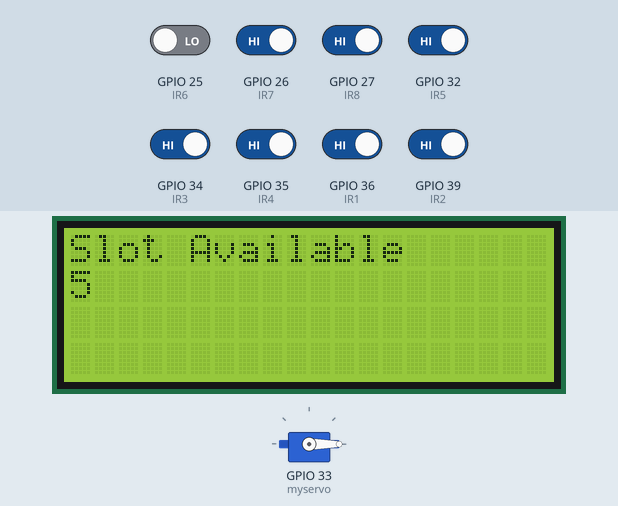
A sketch run on a simulated ESP32. Shown: 20×4 character LCD, servo. The inputs (shaded band) are chosen by the test bench; at power-on: GPIO 26 (IR7), GPIO 27 (IR8), GPIO 32 (IR5), GPIO 34 (IR3), GPIO 35 (IR4), GPIO 36 (IR1), GPIO 39 (IR2) HIGH, GPIO 25 (IR6) LOW. WiFi joins after 1.5 s; servers stay silent unless stated; what the sketch prints to the serial monitor is not drawn.

Above: at 10.2 s.
10.3 s: GPIO 26 (IR7) driven LOW
At 12.9 s:
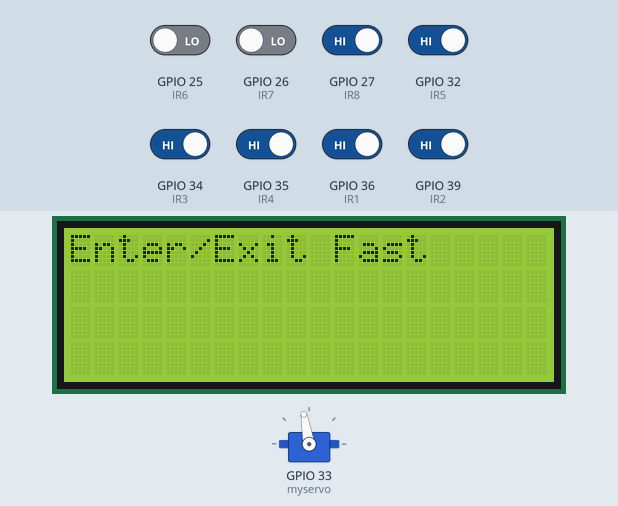
13.3 s: GPIO 26 (IR7) driven HIGH
At 14.3 s:
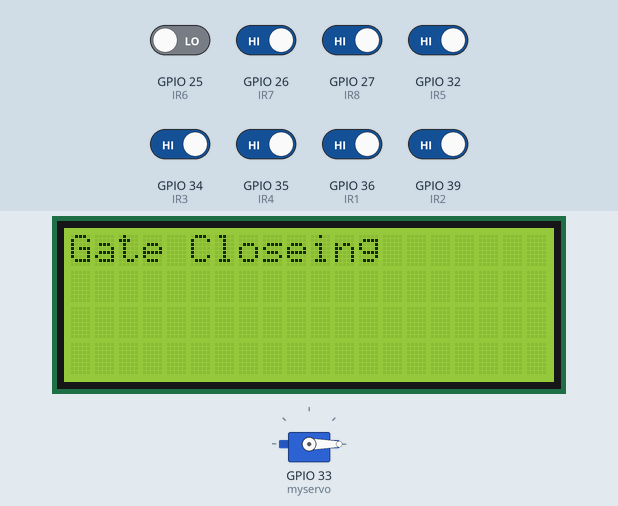
16.0 s: GPIO 27 (IR8) driven LOW
At 16.51 s:
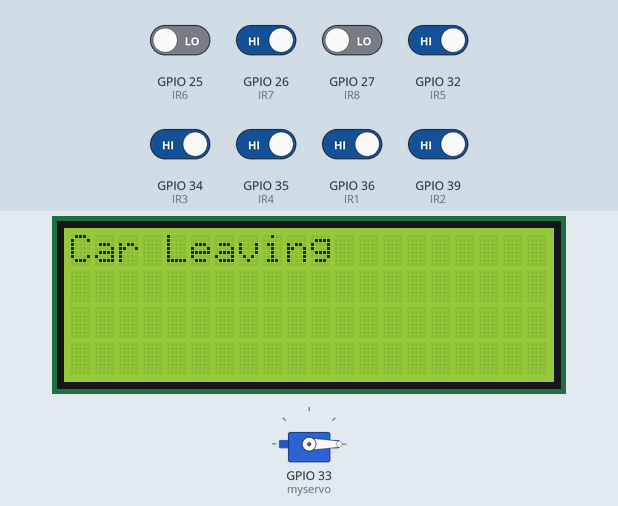
18.1 s: GPIO 27 (IR8) driven HIGH
At 18.29 s:
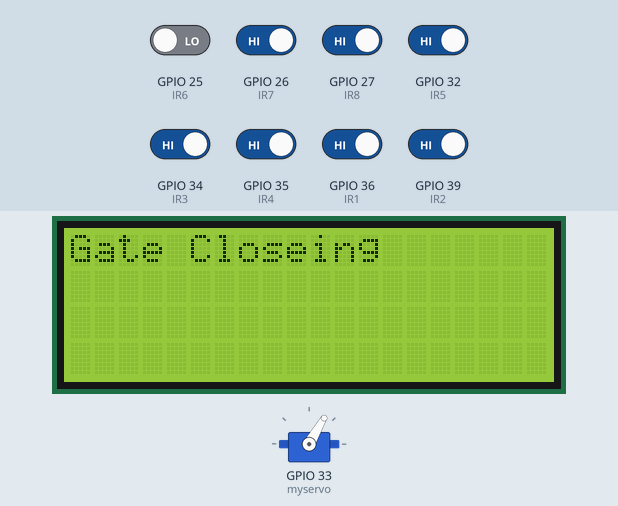
20.9 s: GPIO 25 (IR6) driven HIGH
At 22.8 s:
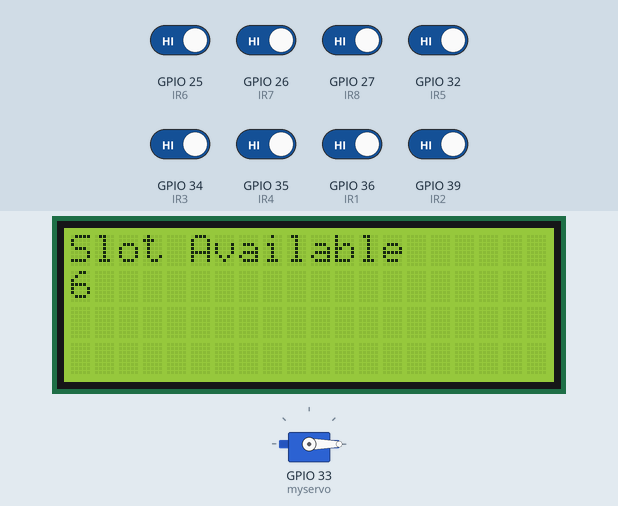
Timing chart, 0 to 24.3 s (numbered marks = the images above; inputs shaded):
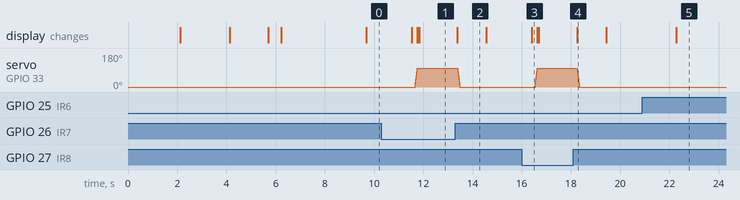

The sketch:

IR_with_HTTP_and_Servo.ino
```cpp
#include <WiFi.h>
#include "secrets.h"
#include "IR.h"

#include <ThingSpeak.h>
#include <LiquidCrystal_I2C.h>
#include <ESP32Servo.h>

LiquidCrystal_I2C lcd(0x27, 20, 4);

Servo myservo;

char ssid[] = SECRET_SSID;   // your network SSID (name)
char pass[] = SECRET_PASS;   // your network password
int keyIndex = 0;            // your network key Index number (needed only for WEP)

WiFiClient  client;

WiFiServer server(80);

unsigned long myChannelNumber = SECRET_CH_ID;
const char * myWriteAPIKey = SECRET_WRITE_APIKEY;

int Sensor_data();
void setup() {
  lcd.init();
  lcd.backlight();
  lcd.setCursor(0, 0);
  lcd.print("Dept. of EC ");
  lcd.setCursor(0, 1);
  lcd.print("#~IIST Indore~#");
  delay(2000);
  lcd.clear();
  lcd.setCursor(0, 0);
  lcd.print("-->> SMART CAR");
  lcd.setCursor(0, 1);
  lcd.print("PARKING-2022-->>");
  delay(2000);
  lcd.clear();
  lcd.setCursor(0, 0);
  lcd.print("Connecting...");
  Serial.begin(115200);  //Initialize serial
  while (!Serial) {
    ; // wait for serial port to connect. Needed for Leonardo native USB port only
  }

  pinMode(IR1, INPUT);
  pinMode(IR2, INPUT);
  pinMode(IR3, INPUT);
  pinMode(IR4, INPUT);
  pinMode(IR5, INPUT);
  pinMode(IR6, INPUT);
  pinMode(IR7, INPUT);
  pinMode(IR8, INPUT);

  // Servo pin.
  myservo.attach(33);

  slot = Total;

  //myservo.write(pos);
  myservo.write(0);

  //flank bit for door open and close
  f = 0;
  g = 0;

  WiFi.mode(WIFI_STA);
  WiFi.begin(ssid, pass);

  while (WiFi.status() != WL_CONNECTED)
  {
    delay(500);
    lcd.clear();
    lcd.setCursor(0, 0);
    lcd.print("Connecting...");
    Serial.print(".");
  }
  Serial.println("");
  Serial.println("WiFi Connected");
  Serial.println("IP address: ");
  Serial.println(WiFi.localIP());

  lcd.clear();
  lcd.setCursor(0, 0);
  lcd.print("Connected $..");
  delay(500);

  lcd.clear();
  lcd.setCursor(0, 0);
  lcd.print("IP address:");
  lcd.setCursor(2, 1);
  lcd.print(WiFi.localIP());
  delay(2000);

  server.begin();
  ThingSpeak.begin(client); // Initialize ThingSpeak
  delay(100);

}

void loop() {

  int x = digitalRead(IR1);
  int y = digitalRead(IR2);
  int z = digitalRead(IR3);
  int a = digitalRead(IR4);
  int b = digitalRead(IR5);
  int c = digitalRead(IR6);
delay(10);
  // Write to ThingSpeak. There are up to 8 fields in a channel, allowing you to store up to 8 different
  // pieces of information in a channel.  Here, we write to field 1.

  ThingSpeak.setField(1, x);
  ThingSpeak.setField(2, y);
  ThingSpeak.setField(3, z);
  ThingSpeak.setField(4, a);
  ThingSpeak.setField(5, b);
  ThingSpeak.setField(6, c);
delay(10);
  ThingSpeak.writeFields(myChannelNumber, myWriteAPIKey);
delay(10);
  WiFiClient client = server.available();   // listen for incoming clients
  if (client) {                             // if you get a client,
    Serial.println("New Client.");           // print a message out the serial port
    String currentLine = "";                // make a String to hold incoming data from the client
    while (client.connected()) {            // loop while the client's connected
      if (client.available()) {             // if there's bytes to read from the client,
        char c = client.read();             // read a byte, then
        Serial.write(c);                    // print it out the serial monitor
        if (c == '\n') {                    // if the byte is a newline character

          // if the current line is blank, you got two newline characters in a row.
          // that's the end of the client HTTP request, so send a response:
          if (currentLine.length() == 0) {
            // HTTP headers always start with a response code (e.g. HTTP/1.1 200 OK)
            // and a content-type so the client knows what's coming, then a blank line:
            client.println("HTTP/1.1 200 OK");
            client.println("Content-type:text/html");

            client.println();
            client.println("<html>");
            client.println("<head><meta name=\"viewport\" content=\"width=device-width, initial-scale=1\">");
            client.println("<link href=\"https://cdnjs.cloudflare.com/ajax/libs/animate.css/4.1.1/animate.min.css\" rel=\"stylesheet\">");
            client.println("<style>html {font-family: Arial, Helvetica, sans-serif;text-align: center;}h1 {font-size: 1.8rem;color: rgb(0, 0, 0);text-shadow: 2px 2px 7px grey;box-shadow: 2px 2px 7px grey;padding: 10px;font-family:Verdana;width: fit-content;margin: 3rem 0;}.animate__fadeInDown{animation-duration: 800ms;} .animate__fadeInRight,.animate__fadeInLeft,.animate__bounceInUp {animation-duration: 1500ms;}.wrapper {width: fit-content;align-items: center;justify-content: center;display: flex;flex-wrap: wrap;}.slot {background-color: rgb(204, 250, 250);width: 9rem;height: 11rem;overflow: hidden;}.area {width: fit-content;}.s1 {margin: 6px;box-shadow: 5px 5px 10px grey;}.car-image {width: 7rem;height: 7rem;padding-top: 2rem;filter: opacity(0.1) drop-shadow(0 0 0 rgba(0, 0, 0));transition: all .5s;}.car-image:hover{transform: scale(1.25);} .btn {margin-top: 30px;background-color: aqua;border: 0.5px solid rgb(208, 196, 196);border-radius: 5px;height: 3rem;text-decoration: none;transition: all 0.5s; padding: 0.8rem ;font-size: 1.2rem; cursor: pointer;}.btn:hover{box-shadow:5px 5px 10px grey;transform: translate(15px,15px) scale(1.15);}.line1,.line2{width: 29rem;height: 5px; }.line1{background-color: rgb(0, 0, 0);}@media(max-width:500px) {.slot {max-width: 6rem;height: 8rem;}.car-image {width: 5rem;height: 5rem;}.line1,.line2{width: 20rem;height: 3px; }h1{font-size: 1.3rem;}}</style></head>");
            client.println("<body onload = \"JavaScript:AutoRefresh(5000);\">");
            client.println("<center>");
            client.println("<h1 class=\"animate__fadeInDown\"\">SMART CAR PARKING SYSTEM USING IOT</h1>");
            client.println("<div class=\"area\"\"><div class=\"wrapper animate__fadeInLeft\"\">");

            if (digitalRead(IR1) == 0)
            {
              client.println("<div class=\"s1\"\"><div class=\"slot\"\" style=\"background-color: #ffcccc;\"\"><img src=\"https://github.com/JAGAHPEE/SMART-CAR-PARKING-SYSTEM-USING-IOT/blob/main/car-top-view.png?raw=true\"\" class=\"car-image\"\" alt=""></div><p><b>Parked</b></p></div>");

            }
            else
            {
              client.println("<div class=\"s1\"\"><div class=\"slot\"\"><img src=\"https://github.com/JAGAHPEE/SMART-CAR-PARKING-SYSTEM-USING-IOT/blob/main/car-top-view.png?raw=true\"\" class=\"car-image\"\" alt="" style=\"filter: opacity(0.6) drop-shadow(0 0 rgb(255, 0, 0));\"\"></div><p><b> Slot 1</b></p></div>");

            }
            if (digitalRead(IR2) == 0)
            {
              client.println("<div class=\"s1\"\"><div class=\"slot\"\" style=\"background-color: #ffcccc;\"\"><img src=\"https://github.com/JAGAHPEE/SMART-CAR-PARKING-SYSTEM-USING-IOT/blob/main/car-top-view.png?raw=true\"\" class=\"car-image\"\" alt=""></div><p><b>Parked</b></p></div>");

            }
            else
            {
              client.println("<div class=\"s1\"\"><div class=\"slot\"\"><img src=\"https://github.com/JAGAHPEE/SMART-CAR-PARKING-SYSTEM-USING-IOT/blob/main/car-top-view.png?raw=true\"\" class=\"car-image\"\" alt="" style=\"filter: opacity(0.6) drop-shadow(0 0 rgb(255, 0, 0));\"\"></div><p><b> Slot 2</b></p></div>");

            }
            if (digitalRead(IR3) == 0)
            {
              client.println("<div class=\"s1\"\"><div class=\"slot\"\" style=\"background-color: #ffcccc;\"\"><img src=\"https://github.com/JAGAHPEE/SMART-CAR-PARKING-SYSTEM-USING-IOT/blob/main/car-top-view.png?raw=true\"\" class=\"car-image\"\" alt=""></div><p><b>Parked</b></p></div>");
            }
            else
            {
              client.println("<div class=\"s1\"\"><div class=\"slot\"\"><img src=\"https://github.com/JAGAHPEE/SMART-CAR-PARKING-SYSTEM-USING-IOT/blob/main/car-top-view.png?raw=true\"\" class=\"car-image\"\" alt="" style=\"filter: opacity(0.6) drop-shadow(0 0 rgb(255, 0, 0));\"\"></div><p><b> Slot 3</b></p></div>");
            }

            client.println("</div></div>");

            client.println("<div class=\"line2\"\"></div>");
            client.println("<div class=\"line1 animate__bounceInUp\"\"></div>");
            client.println("<div class=\"line2\"\"></div>");

            client.println("<div class=\"area\"\"><div class=\"wrapper animate__fadeInRight\"\">");
            if (digitalRead(IR4) == 0)
            {
              client.println("<div class=\"s1\"\"><div class=\"slot\"\" style=\"background-color: #ffcccc;\"\"><img src=\"https://github.com/JAGAHPEE/SMART-CAR-PARKING-SYSTEM-USING-IOT/blob/main/car-top-view.png?raw=true\"\" class=\"car-image\"\" alt=""></div><p><b>Parked</b></p></div>");

            }
            else
            {
              client.println("<div class=\"s1\"\"><div class=\"slot\"\"><img src=\"https://github.com/JAGAHPEE/SMART-CAR-PARKING-SYSTEM-USING-IOT/blob/main/car-top-view.png?raw=true\"\" class=\"car-image\"\" alt="" style=\"filter: opacity(0.6) drop-shadow(0 0 rgb(255, 0, 0));\"\"></div><p><b> Slot 4</b></p></div>");

            }
            if (digitalRead(IR5) == 0)
            {
              client.println("<div class=\"s1\"\"><div class=\"slot\"\" style=\"background-color: #ffcccc;\"\"><img src=\"https://github.com/JAGAHPEE/SMART-CAR-PARKING-SYSTEM-USING-IOT/blob/main/car-top-view.png?raw=true\"\" class=\"car-image\"\" alt=""></div><p><b>Parked</b></p></div>");
              s5 = 0;
            }
            else
            {
              client.println("<div class=\"s1\"\"><div class=\"slot\"\"><img src=\"https://github.com/JAGAHPEE/SMART-CAR-PARKING-SYSTEM-USING-IOT/blob/main/car-top-view.png?raw=true\"\" class=\"car-image\"\" alt="" style=\"filter: opacity(0.6) drop-shadow(0 0 rgb(255, 0, 0));\"\"></div><p><b> Slot 5</b></p></div>");

            }
            if (digitalRead(IR6) == 0)
            {
              client.println("<div class=\"s1\"\"><div class=\"slot\"\" style=\"background-color: #ffcccc;\"\"><img src=\"https://github.com/JAGAHPEE/SMART-CAR-PARKING-SYSTEM-USING-IOT/blob/main/car-top-view.png?raw=true\"\" class=\"car-image\"\" alt=""></div><p><b>Parked</b></p></div>");

            }
            else
            {
              client.println("<div class=\"s1\"\"><div class=\"slot\"\"><img src=\"https://github.com/JAGAHPEE/SMART-CAR-PARKING-SYSTEM-USING-IOT/blob/main/car-top-view.png?raw=true\"\" class=\"car-image\"\" alt="" style=\"filter: opacity(0.6) drop-shadow(0 0 rgb(255, 0, 0));\"\"></div><p><b> Slot 6</b></p></div>");

            }
            client.println("</div></div>");
            client.println("<button onClick=\"window.location.href=window.location.href\"\" class=\"btn\"\"><b><i>Refresh</i></b></button>");
            client.println();
            client.println("<br>");
            client.println("<br>");
            client.println("<br>");


            client.println("</center>");
            client.println("</body>");
            client.println("</html>");
            client.println();
            client.println();
            // The HTTP response ends with another blank line:
            client.println();
            delay(10);
            // break out of the while loop:
            break;
          } else {    // if you got a newline, then clear currentLine:
            currentLine = "";
          }
        } else if (c != '\r') {  // if you got anything else but a carriage return character,
          currentLine += c;      // add it to the end of the currentLine
        }

      }
    }
    // close the connection:
    //    client.stop();
    Serial.println("Client Disconnected.");
  }
  delay(10);

  slot=Sensor_data();
//  slot = s1 + s2 + s3 + s4 + s5 + s6;
  if (digitalRead(IR7) == 0)
  {
    if (slot > 0 && slot <= 6)
    {
      f = 1;
//      slot = slot - 1;
//      Car Leaving..
    lcd.clear();
//  lcd.setCursor(0, 0);
    lcd.print("Car Enters");

    }
    delay(100);
  }
  else if (digitalRead(IR8) == 0)
  {
    if (slot >= 0 && slot < 6)
    {
      g = 1;
    lcd.clear();
    lcd.print("Car Leaving");
//      slot = slot + 1;
// Car Entering...

    }
    delay(100);
  }
  if (f == 1 || g == 1)
  {
    lcd.clear();
    lcd.print("Gate Opening");
    for (pos = 0; pos <= 100; pos += 10)
    {
      myservo.write(pos);
      Serial.println(pos);
      delay(10);
    }
    delay(50);
    if (f == 1)
    {
      while ((digitalRead(IR8) == 0) || (digitalRead(IR7) == 0))
      {
        lcd.clear();
        lcd.print("Enter/Exit Fast");
        delay(500);
      }
    }
    else if (g == 1)
    {
      while (digitalRead(IR7) == 0 || digitalRead(IR8) == 0)
      {
        lcd.clear();
        lcd.print("Enter/Exit Fast");
        delay(500);
      }
    }
    lcd.clear();
    lcd.print("Gate Closeing");
    for (pos = 100; pos >= 0; pos -= 10)
    {
      myservo.write(pos);
      Serial.println(pos);
      delay(10);
    }
    delay(50);
    f = 0;
    g = 0;
  }
  delay(1000);
  slot=Sensor_data();
  if (slot == 6)
  {
    lcd.clear();
    lcd.setCursor(0, 0);
    lcd.print("No Parking Space");
    delay(1000);
  }
  else
  {
    lcd.clear();
    lcd.setCursor(0, 0);
    lcd.print("Slot Available");
    lcd.setCursor(0, 1);
    lcd.print(Total - slot);
    delay(1000);

   }
   int s=Total - slot;
Serial.println(s);
delay(500);

}
int Sensor_data()
{
    s1=digitalRead(IR1)==0?1:0;
    s2=digitalRead(IR2)==0?1:0;
    s3=digitalRead(IR3)==0?1:0;
    s4=digitalRead(IR4)==0?1:0;
    s5=digitalRead(IR5)==0?1:0;
    s6=digitalRead(IR6)==0?1:0;
    s7=digitalRead(IR7)==0?1:0;
    s8=digitalRead(IR8)==0?1:0;
    unsigned int q = s1 + s2 + s3 + s4 + s5 + s6;
    return q;
}
```

IR.h
```cpp
#define IR1 36
#define IR2 39
#define IR3 34
#define IR4 35
#define IR5 32
#define IR6 25
#define IR7 26
#define IR8 27

int s1 = 0;
int s2 = 0;
int s3 = 0;
int s4 = 0;
int s5 = 0;
int s6 = 0;
int s7 = 0;
int s8 = 0;

int pos = 0;
int Total = 6;
int slot;
int f, g;
```

secrets.h
```cpp
// Use this file to store all of the private credentials
// and connection details

#define SECRET_SSID "LAPTOP"    // replace MySSID with your WiFi network name
#define SECRET_PASS "78799008333" // replace MyPassword with your WiFi password

#define SECRET_CH_ID 1848329      // replace 0000000 with your channel number
#define SECRET_WRITE_APIKEY "UV8UYIV06BNT6K4J"   // replace XYZ with your channel write API Key
```

Measured:
- after the input at 10.3 s, servo on GPIO 33 (myservo): 0° → 100° after 1.4 s; the display: first changes after 1.2 s (image 1 shows a later state)
- after the input at 13.3 s, servo on GPIO 33 (myservo): 100° → 0° after 0.10 s; the display: changes after 0.08 s (image 2)
- after the input at 16.0 s, servo on GPIO 33 (myservo): 0° → 100° after 0.54 s; the display: changes after 0.41 s (image 3)
- after the input at 18.1 s, servo on GPIO 33 (myservo): 100° → 0° after 0.17 s; the display: changes after 0.15 s (image 4)
- after the input at 20.9 s, the display: changes after 1.4 s (image 5)
- what the display in image 2 shows lasts 1.2 s, from 13.4 s to 14.6 s
